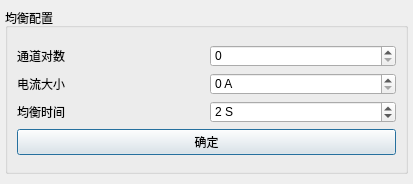
<?xml version="1.0" encoding="UTF-8"?>
<ui version="4.0">
 <class>frmbalanceConfig</class>
 <widget class="QDialog" name="frmbalanceConfig">
  <property name="windowModality">
   <enum>Qt::ApplicationModal</enum>
  </property>
  <property name="geometry">
   <rect>
    <x>0</x>
    <y>0</y>
    <width>413</width>
    <height>184</height>
   </rect>
  </property>
  <property name="sizePolicy">
   <sizepolicy hsizetype="Preferred" vsizetype="Preferred">
    <horstretch>0</horstretch>
    <verstretch>0</verstretch>
   </sizepolicy>
  </property>
  <layout class="QHBoxLayout" name="horizontalLayout">
   <property name="spacing">
    <number>0</number>
   </property>
   <property name="leftMargin">
    <number>0</number>
   </property>
   <property name="topMargin">
    <number>0</number>
   </property>
   <property name="rightMargin">
    <number>0</number>
   </property>
   <property name="bottomMargin">
    <number>0</number>
   </property>
   <item>
    <widget class="QGroupBox" name="groupBox">
     <property name="sizePolicy">
      <sizepolicy hsizetype="Expanding" vsizetype="Preferred">
       <horstretch>0</horstretch>
       <verstretch>0</verstretch>
      </sizepolicy>
     </property>
     <property name="font">
      <font>
       <pointsize>1</pointsize>
      </font>
     </property>
     <property name="styleSheet">
      <string notr="true">#groupBox{border:none}</string>
     </property>
     <property name="title">
      <string/>
     </property>
     <property name="flat">
      <bool>false</bool>
     </property>
     <property name="checkable">
      <bool>false</bool>
     </property>
     <layout class="QVBoxLayout" name="verticalLayout_3">
      <property name="spacing">
       <number>0</number>
      </property>
      <property name="leftMargin">
       <number>2</number>
      </property>
      <property name="topMargin">
       <number>2</number>
      </property>
      <property name="rightMargin">
       <number>2</number>
      </property>
      <property name="bottomMargin">
       <number>7</number>
      </property>
      <item>
       <widget class="QGroupBox" name="gManual">
        <property name="sizePolicy">
         <sizepolicy hsizetype="Preferred" vsizetype="Preferred">
          <horstretch>0</horstretch>
          <verstretch>0</verstretch>
         </sizepolicy>
        </property>
        <property name="title">
         <string>均衡配置</string>
        </property>
        <layout class="QVBoxLayout" name="verticalLayout_4">
         <property name="leftMargin">
          <number>0</number>
         </property>
         <property name="topMargin">
          <number>2</number>
         </property>
         <property name="rightMargin">
          <number>0</number>
         </property>
         <property name="bottomMargin">
          <number>0</number>
         </property>
         <item>
          <layout class="QVBoxLayout" name="verticalLayout">
           <property name="leftMargin">
            <number>9</number>
           </property>
           <property name="rightMargin">
            <number>9</number>
           </property>
           <item>
            <layout class="QHBoxLayout" name="horizontalLayout_5">
             <item>
              <widget class="QLabel" name="label_3">
               <property name="text">
                <string>通道对数</string>
               </property>
              </widget>
             </item>
             <item>
              <widget class="QSpinBox" name="nChannel">
               <property name="sizePolicy">
                <sizepolicy hsizetype="Minimum" vsizetype="Fixed">
                 <horstretch>0</horstretch>
                 <verstretch>0</verstretch>
                </sizepolicy>
               </property>
              </widget>
             </item>
            </layout>
           </item>
           <item>
            <layout class="QHBoxLayout" name="horizontalLayout_4">
             <item>
              <widget class="QLabel" name="label">
               <property name="text">
                <string>电流大小</string>
               </property>
              </widget>
             </item>
             <item>
              <widget class="QSpinBox" name="iBalance">
               <property name="sizePolicy">
                <sizepolicy hsizetype="Minimum" vsizetype="Fixed">
                 <horstretch>0</horstretch>
                 <verstretch>0</verstretch>
                </sizepolicy>
               </property>
               <property name="suffix">
                <string> A</string>
               </property>
               <property name="prefix">
                <string/>
               </property>
              </widget>
             </item>
            </layout>
           </item>
           <item>
            <layout class="QHBoxLayout" name="horizontalLayout_6">
             <item>
              <widget class="QLabel" name="label_2">
               <property name="text">
                <string>均衡时间</string>
               </property>
              </widget>
             </item>
             <item>
              <widget class="QSpinBox" name="tBalance">
               <property name="sizePolicy">
                <sizepolicy hsizetype="Minimum" vsizetype="Fixed">
                 <horstretch>0</horstretch>
                 <verstretch>0</verstretch>
                </sizepolicy>
               </property>
               <property name="toolTip">
                <string>均衡持续时间</string>
               </property>
               <property name="suffix">
                <string> S</string>
               </property>
               <property name="value">
                <number>2</number>
               </property>
              </widget>
             </item>
            </layout>
           </item>
           <item>
            <layout class="QHBoxLayout" name="horizontalLayout_7">
             <item>
              <widget class="QPushButton" name="btnManually">
               <property name="text">
                <string>确定</string>
               </property>
              </widget>
             </item>
            </layout>
           </item>
          </layout>
         </item>
        </layout>
       </widget>
      </item>
     </layout>
    </widget>
   </item>
  </layout>
 </widget>
 <resources/>
 <connections/>
</ui>
